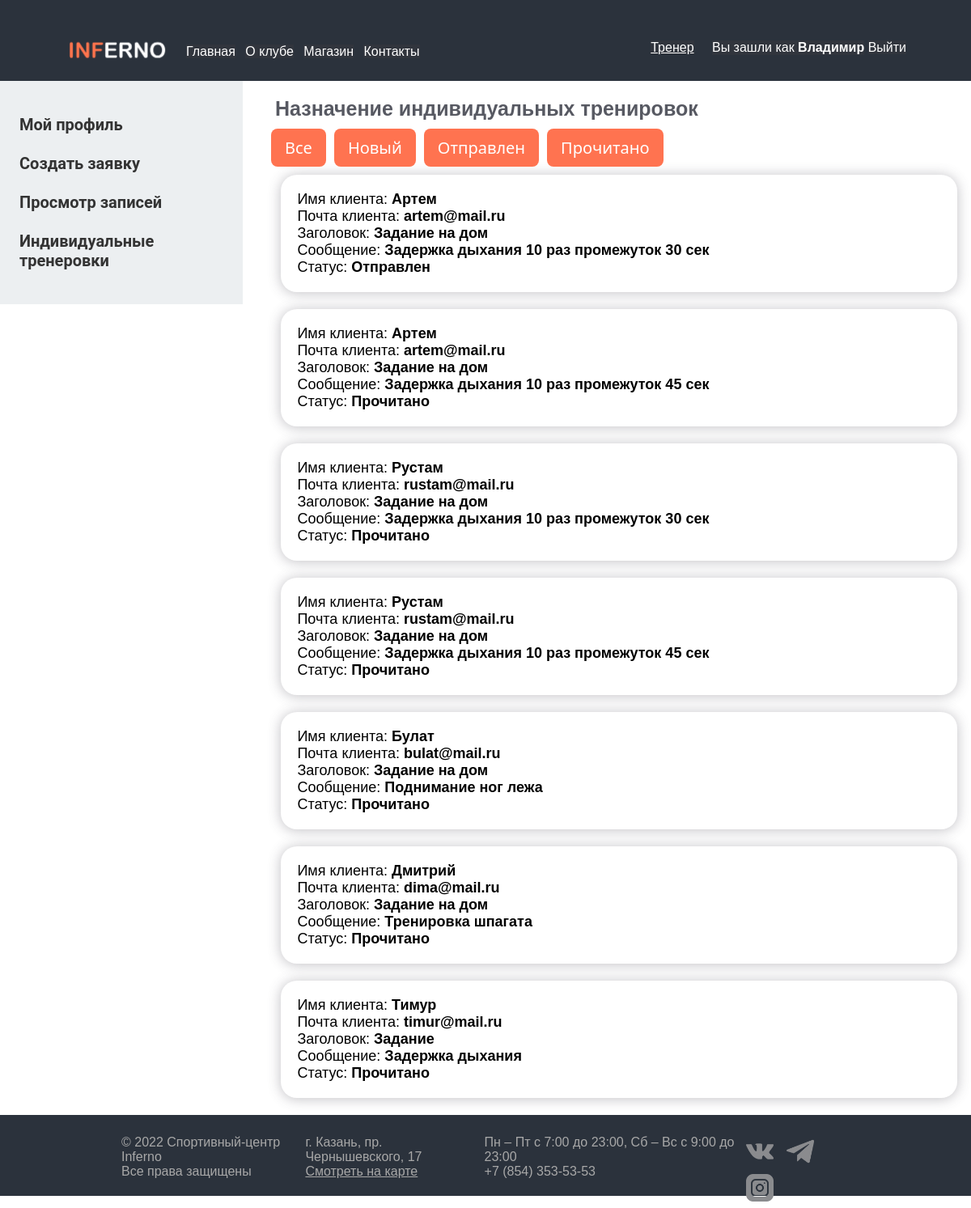
The page /trenerindivid.php (signed in) on the database its author committed.
### tables this page shows
CREATE TABLE `userwork` (
  `id` int(11) NOT NULL,
  `zagolovok` varchar(255) NOT NULL,
  `text` varchar(255) NOT NULL,
  `status` varchar(255) NOT NULL,
  `trener_email` varchar(255) NOT NULL,
  `trener_name` varchar(255) NOT NULL,
  `user_email` varchar(255) NOT NULL,
  `user_name` varchar(255) NOT NULL
);

### trenerindivid.php (the view, shortened to what this page needs)
<?php session_start();
	$host = 'localhost';
	$user = 'root';
	$password = '';
	$db_name = 'inferno';
	$link = mysqli_connect($host, $user, $password, $db_name);
	mysqli_query($link, "SET NAMES 'utf8'");
	?>
<?php require_once('header.php'); ?>
<?php require_once('header-trener.php'); ?>
<div class="cent" id="admin">
		<h1 class="zagl">Назначение индивидуальных тренировок</h1>
		<div class="top-menu">
			<ul>
				<li id="all"><p>Все</p></li>
				<li id="Новый"><p>Новый</p></li>
                <li id="Отправлен"><p>Отправлен</p></li>
                <li id="Прочитано"><p>Прочитано</p></li>
			</ul>
   	 	</div>
		<div class="row">
		<?php
			$trener_email = $_SESSION['email'];
			$result=mysqli_query($link, "SELECT * FROM Userwork WHERE trener_email='$trener_email' AND Status='Отправлен'") or die(mysqli_error($link));
				while($row = mysqli_fetch_array($result)){
				$id=$row['id'];
				$user_email=$row['user_email'];
				$user_name=$row['user_name'];
				$status=$row['status'];
				$zagolovok=$row['zagolovok'];
				$text=$row['text'];
				echo "<div class='userindivid'>
				<div class='$status'>
				<p> Имя клиента: <b>$user_name</b></p>
				<p> Почта клиента: <b>$user_email</b></p>
				<p> Заголовок: <b>$zagolovok</b></p>
				<p> Сообщение: <b>$text</b></p>
				<p> Статус: <b>$status</b></p>
				<form method='POST'>
					<input style='display:none;' name='id' value='$id' required />
				</form>
				</div></div><br>";
				}
			$result=mysqli_query($link, "SELECT * FROM Userwork WHERE trener_email='$trener_email' AND Status='Прочитано'") or die(mysqli_error($link));
				while($row = mysqli_fetch_array($result)){
				$id=$row['id'];
				$user_email=$row['user_email'];
				$user_name=$row['user_name'];
				$status=$row['status'];
				$zagolovok=$row['zagolovok'];
				$text=$row['text'];
				echo "<div class='userindivid'>
				<div class='$status'>
				<p> Имя клиента: <b>$user_name</b></p>
				<p> Почта клиента: <b>$user_email</b></p>
				<p> Заголовок: <b>$zagolovok</b></p>
				<p> Сообщение: <b>$text</b></p>
				<p> Статус: <b>$status</b></p>
				<form method='POST'>
					<input style='display:none;' name='id' value='$id' required />
				</form>
				</div></div><br>";
				}
			?>
		</div>
	</div>
<?php require_once('footer.php') ?>

### css/style.css (style rules this page uses)
* { font-family: "Montserrat", sans-serif; margin: 0; padding: 0; box-sizing: border-box; }
html, body { height: 100%; }
.top-menu { margin-bottom: 10px; }
.top-menu li { list-style: none; display: inline-block; background: #ff7350; position: relative; padding: 5px 10px; border-radius: 8px; margin-left: 5px; }
.top-menu li p { font-family: 'Segoe UI'; font-size: 20px; color: #fff; padding: 5px 7px; display: block; cursor: pointer; }
.cent { margin-left: 330px; font-size: 18px; }
.zagl { color: #575962;; font-size: 25px; margin: 10px; }
.userindivid { box-shadow: 0px 1px 15px 1px rgb(69 65 78 / 30%); margin-left: 2%; margin-right: 2%; border-radius: 20px; padding: 20px; }

### rows shown on the page
userwork: user_name "Артем", user_email "artem@mail.ru", zagolovok "Задание на дом", text "Задержка дыхания 10 раз промежуток 30 сек", status "Отправлен"
userwork: user_name "Артем", user_email "artem@mail.ru", zagolovok "Задание на дом", text "Задержка дыхания 10 раз промежуток 45 сек", status "Прочитано"
userwork: user_name "Рустам", user_email "rustam@mail.ru", zagolovok "Задание на дом", text "Задержка дыхания 10 раз промежуток 30 сек", status "Прочитано"
userwork: user_name "Рустам", user_email "rustam@mail.ru", zagolovok "Задание на дом", text "Задержка дыхания 10 раз промежуток 45 сек", status "Прочитано"
userwork: user_name "Булат", user_email "bulat@mail.ru", zagolovok "Задание на дом", text "Поднимание ног лежа", status "Прочитано"
userwork: user_name "Дмитрий", user_email "dima@mail.ru", zagolovok "Задание на дом", text "Тренировка шпагата", status "Прочитано"
userwork: user_name "Тимур", user_email "timur@mail.ru", zagolovok "Задание", text "Задержка дыхания", status "Прочитано"

### other values the page prints
$_SESSION['name'] "Владимир"
